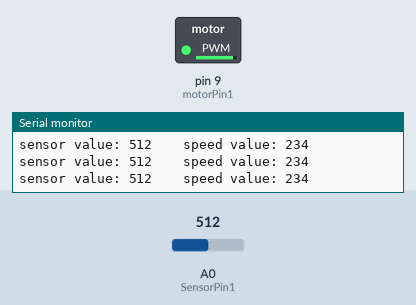
A sketch run on a simulated Arduino Uno, built with avr-gcc and run on an emulated ATmega328P. Shown: switched loads named in the sketch (green lamp = pin HIGH), the last lines printed to the serial monitor. The inputs (shaded band) are chosen by the test bench; at power-on: A0 (SensorPin1) = 512.

Above: at 1.2 s.
1.3 s: A0 (SensorPin1) set to 306
At 2.1 s:
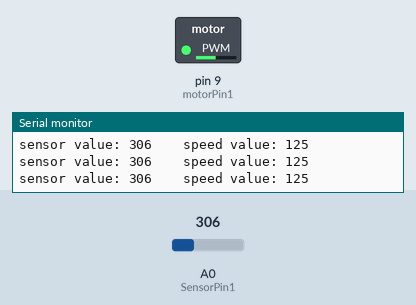
2.9 s: A0 (SensorPin1) set to 122
At 3.5 s:
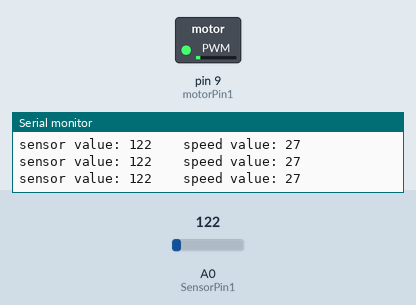
4.5 s: A0 (SensorPin1) set to 511
At 4.9 s:
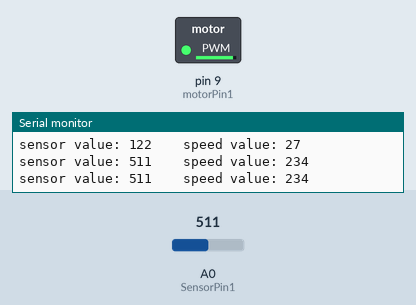
Timing chart, 0 to 7.5 s (numbered marks = the images above; inputs shaded):
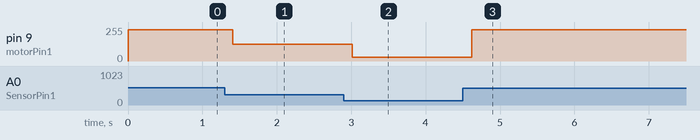

The sketch:

_12_dc_motor.ino
```cpp
// (licence header left out)
//connected pins
int motorPin1 = 9;
int SensorPin1 = 0;
//variables
int SensorReading1 = 0;
int speed1 = 0;

//the setup routine runs once
void setup()
{
  pinMode(motorPin1, OUTPUT); //set the DC Motor as an output
  Serial.begin(9600); //begin serial communication at 9600 baud rate
}

// the loop routine runs over and over
void loop()
{
  int SensorReading1 = analogRead(SensorPin1); //store the sensor value
  int speed1 = map(SensorReading1, 70, 550, 0, 255); //remap the value of the sensor to the speed of the DC motor
  analogWrite(motorPin1, speed1); //apply the remapped value to the speed of the DC motor
  //display the desired information on the Serial Monitor
  Serial.print("sensor value: ");
  Serial.print(SensorReading1);
  Serial.print("    ");
  Serial.print("speed value: ");
  Serial.println(speed1);
  //wait 200 milliseconds seconds
  delay(200);
}
```

Measured:
- after the input at 1.3 s, pin 9 (motorPin1): 234/255 → 125/255 after 0.11 s
- after the input at 2.9 s, pin 9 (motorPin1): 125/255 → 27/255 after 0.11 s
- after the input at 4.5 s, pin 9 (motorPin1): 27/255 → 234/255 after 0.12 s
